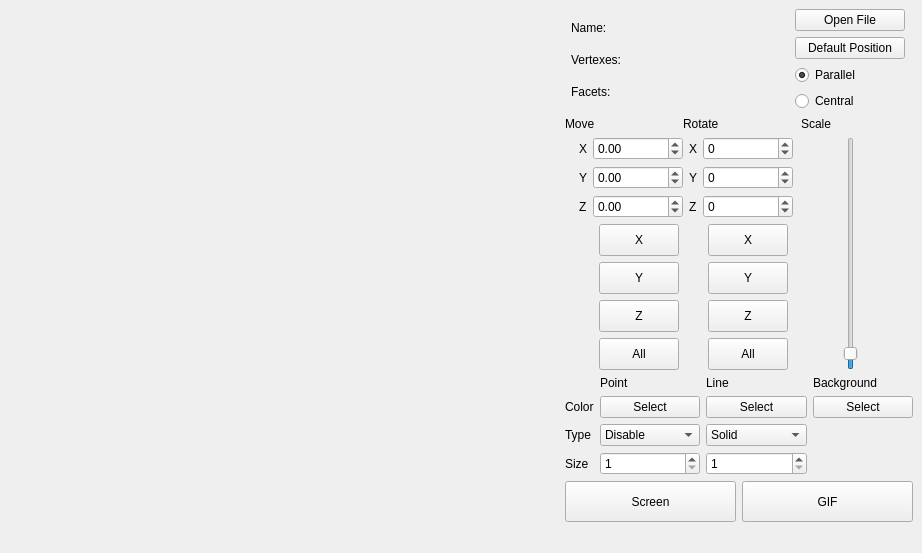
<?xml version="1.0" encoding="UTF-8"?>
<ui version="4.0">
 <class>MainWindow</class>
 <widget class="QMainWindow" name="MainWindow">
  <property name="geometry">
   <rect>
    <x>0</x>
    <y>0</y>
    <width>922</width>
    <height>553</height>
   </rect>
  </property>
  <property name="sizePolicy">
   <sizepolicy hsizetype="Expanding" vsizetype="Expanding">
    <horstretch>0</horstretch>
    <verstretch>0</verstretch>
   </sizepolicy>
  </property>
  <property name="windowTitle">
   <string>MainWindow</string>
  </property>
  <widget class="QWidget" name="centralwidget">
   <layout class="QHBoxLayout" name="horizontalLayout_6" stretch="1,0">
    <item>
     <widget class="MyOpenGLWidget" name="visualWidget" native="true">
      <property name="sizePolicy">
       <sizepolicy hsizetype="Expanding" vsizetype="Expanding">
        <horstretch>0</horstretch>
        <verstretch>0</verstretch>
       </sizepolicy>
      </property>
      <property name="minimumSize">
       <size>
        <width>531</width>
        <height>531</height>
       </size>
      </property>
      <property name="sizeIncrement">
       <size>
        <width>0</width>
        <height>0</height>
       </size>
      </property>
      <property name="baseSize">
       <size>
        <width>541</width>
        <height>541</height>
       </size>
      </property>
     </widget>
    </item>
    <item>
     <layout class="QVBoxLayout" name="verticalLayout_func" stretch="0,0,0,0,0,1">
      <property name="sizeConstraint">
       <enum>QLayout::SetMinAndMaxSize</enum>
      </property>
      <item>
       <layout class="QGridLayout" name="gridLayout_2">
        <property name="sizeConstraint">
         <enum>QLayout::SetFixedSize</enum>
        </property>
        <item row="0" column="2">
         <widget class="QPushButton" name="open_file">
          <property name="text">
           <string>Open File</string>
          </property>
         </widget>
        </item>
        <item row="0" column="0" rowspan="4">
         <layout class="QVBoxLayout" name="verticalLayout">
          <item>
           <widget class="QLabel" name="name">
            <property name="sizePolicy">
             <sizepolicy hsizetype="Fixed" vsizetype="Fixed">
              <horstretch>0</horstretch>
              <verstretch>0</verstretch>
             </sizepolicy>
            </property>
            <property name="text">
             <string>Name:</string>
            </property>
           </widget>
          </item>
          <item>
           <widget class="QLabel" name="vertexes">
            <property name="sizePolicy">
             <sizepolicy hsizetype="Fixed" vsizetype="Fixed">
              <horstretch>0</horstretch>
              <verstretch>0</verstretch>
             </sizepolicy>
            </property>
            <property name="text">
             <string>Vertexes:</string>
            </property>
           </widget>
          </item>
          <item>
           <widget class="QLabel" name="facets">
            <property name="sizePolicy">
             <sizepolicy hsizetype="Fixed" vsizetype="Fixed">
              <horstretch>0</horstretch>
              <verstretch>0</verstretch>
             </sizepolicy>
            </property>
            <property name="text">
             <string>Facets:</string>
            </property>
           </widget>
          </item>
         </layout>
        </item>
        <item row="3" column="2">
         <widget class="QRadioButton" name="radioButtonCentral">
          <property name="text">
           <string>Central</string>
          </property>
         </widget>
        </item>
        <item row="0" column="1" rowspan="4">
         <layout class="QVBoxLayout" name="verticalLayout_2">
          <property name="sizeConstraint">
           <enum>QLayout::SetMinimumSize</enum>
          </property>
          <item>
           <widget class="QLabel" name="labelName">
            <property name="sizePolicy">
             <sizepolicy hsizetype="Fixed" vsizetype="Preferred">
              <horstretch>0</horstretch>
              <verstretch>0</verstretch>
             </sizepolicy>
            </property>
            <property name="minimumSize">
             <size>
              <width>150</width>
              <height>0</height>
             </size>
            </property>
            <property name="text">
             <string/>
            </property>
           </widget>
          </item>
          <item>
           <widget class="QLabel" name="labelVertexes">
            <property name="sizePolicy">
             <sizepolicy hsizetype="Fixed" vsizetype="Preferred">
              <horstretch>0</horstretch>
              <verstretch>0</verstretch>
             </sizepolicy>
            </property>
            <property name="minimumSize">
             <size>
              <width>130</width>
              <height>0</height>
             </size>
            </property>
            <property name="text">
             <string/>
            </property>
           </widget>
          </item>
          <item>
           <widget class="QLabel" name="labelFacets">
            <property name="sizePolicy">
             <sizepolicy hsizetype="Fixed" vsizetype="Preferred">
              <horstretch>0</horstretch>
              <verstretch>0</verstretch>
             </sizepolicy>
            </property>
            <property name="minimumSize">
             <size>
              <width>130</width>
              <height>0</height>
             </size>
            </property>
            <property name="text">
             <string/>
            </property>
           </widget>
          </item>
         </layout>
        </item>
        <item row="1" column="2">
         <widget class="QPushButton" name="button_return_obj">
          <property name="maximumSize">
           <size>
            <width>110</width>
            <height>16777215</height>
           </size>
          </property>
          <property name="text">
           <string>Default Position</string>
          </property>
         </widget>
        </item>
        <item row="2" column="2">
         <widget class="QRadioButton" name="radioButtonParallel">
          <property name="text">
           <string>Parallel</string>
          </property>
          <property name="checked">
           <bool>true</bool>
          </property>
         </widget>
        </item>
       </layout>
      </item>
      <item>
       <layout class="QHBoxLayout" name="horizontalLayout_2">
        <item>
         <widget class="QLabel" name="label">
          <property name="sizePolicy">
           <sizepolicy hsizetype="Ignored" vsizetype="Minimum">
            <horstretch>0</horstretch>
            <verstretch>0</verstretch>
           </sizepolicy>
          </property>
          <property name="text">
           <string>Move</string>
          </property>
         </widget>
        </item>
        <item>
         <widget class="QLabel" name="label_2">
          <property name="maximumSize">
           <size>
            <width>125</width>
            <height>16777215</height>
           </size>
          </property>
          <property name="text">
           <string>Rotate</string>
          </property>
         </widget>
        </item>
        <item>
         <widget class="QLabel" name="label_3">
          <property name="text">
           <string>Scale</string>
          </property>
         </widget>
        </item>
       </layout>
      </item>
      <item>
       <layout class="QHBoxLayout" name="horizontalLayout_4">
        <item>
         <layout class="QVBoxLayout" name="verticalLayout_5" stretch="0,0">
          <property name="spacing">
           <number>-1</number>
          </property>
          <item>
           <layout class="QHBoxLayout" name="horizontalLayout">
            <property name="spacing">
             <number>-1</number>
            </property>
            <item>
             <layout class="QFormLayout" name="formLayout">
              <item row="0" column="0">
               <widget class="QLabel" name="label_6">
                <property name="text">
                 <string>X</string>
                </property>
               </widget>
              </item>
              <item row="1" column="0">
               <widget class="QLabel" name="label_4">
                <property name="sizePolicy">
                 <sizepolicy hsizetype="Preferred" vsizetype="Preferred">
                  <horstretch>0</horstretch>
                  <verstretch>0</verstretch>
                 </sizepolicy>
                </property>
                <property name="text">
                 <string>Y</string>
                </property>
               </widget>
              </item>
              <item row="1" column="1">
               <widget class="QDoubleSpinBox" name="y_move_in">
                <property name="sizePolicy">
                 <sizepolicy hsizetype="Fixed" vsizetype="Fixed">
                  <horstretch>0</horstretch>
                  <verstretch>0</verstretch>
                 </sizepolicy>
                </property>
                <property name="minimumSize">
                 <size>
                  <width>90</width>
                  <height>0</height>
                 </size>
                </property>
                <property name="minimum">
                 <double>-99.989999999999995</double>
                </property>
               </widget>
              </item>
              <item row="2" column="0">
               <widget class="QLabel" name="label_7">
                <property name="text">
                 <string>Z</string>
                </property>
               </widget>
              </item>
              <item row="2" column="1">
               <widget class="QDoubleSpinBox" name="z_move_in">
                <property name="sizePolicy">
                 <sizepolicy hsizetype="Fixed" vsizetype="Fixed">
                  <horstretch>0</horstretch>
                  <verstretch>0</verstretch>
                 </sizepolicy>
                </property>
                <property name="minimumSize">
                 <size>
                  <width>90</width>
                  <height>0</height>
                 </size>
                </property>
                <property name="minimum">
                 <double>-99.989999999999995</double>
                </property>
               </widget>
              </item>
              <item row="0" column="1">
               <widget class="QDoubleSpinBox" name="x_move_in">
                <property name="sizePolicy">
                 <sizepolicy hsizetype="Fixed" vsizetype="Fixed">
                  <horstretch>0</horstretch>
                  <verstretch>0</verstretch>
                 </sizepolicy>
                </property>
                <property name="minimumSize">
                 <size>
                  <width>90</width>
                  <height>0</height>
                 </size>
                </property>
                <property name="minimum">
                 <double>-99.989999999999995</double>
                </property>
               </widget>
              </item>
             </layout>
            </item>
            <item>
             <layout class="QFormLayout" name="formLayout_2">
              <item row="0" column="0">
               <widget class="QLabel" name="label_5">
                <property name="text">
                 <string>X</string>
                </property>
               </widget>
              </item>
              <item row="0" column="1">
               <widget class="QDoubleSpinBox" name="x_rotate_in">
                <property name="sizePolicy">
                 <sizepolicy hsizetype="Fixed" vsizetype="Fixed">
                  <horstretch>0</horstretch>
                  <verstretch>0</verstretch>
                 </sizepolicy>
                </property>
                <property name="minimumSize">
                 <size>
                  <width>90</width>
                  <height>0</height>
                 </size>
                </property>
                <property name="decimals">
                 <number>0</number>
                </property>
                <property name="minimum">
                 <double>-360.000000000000000</double>
                </property>
                <property name="maximum">
                 <double>360.000000000000000</double>
                </property>
                <property name="stepType">
                 <enum>QAbstractSpinBox::DefaultStepType</enum>
                </property>
               </widget>
              </item>
              <item row="1" column="0">
               <widget class="QLabel" name="label_8">
                <property name="text">
                 <string>Y</string>
                </property>
               </widget>
              </item>
              <item row="1" column="1">
               <widget class="QDoubleSpinBox" name="y_rotate_in">
                <property name="sizePolicy">
                 <sizepolicy hsizetype="Fixed" vsizetype="Fixed">
                  <horstretch>0</horstretch>
                  <verstretch>0</verstretch>
                 </sizepolicy>
                </property>
                <property name="minimumSize">
                 <size>
                  <width>90</width>
                  <height>0</height>
                 </size>
                </property>
                <property name="decimals">
                 <number>0</number>
                </property>
                <property name="minimum">
                 <double>-360.000000000000000</double>
                </property>
                <property name="maximum">
                 <double>360.000000000000000</double>
                </property>
               </widget>
              </item>
              <item row="2" column="0">
               <widget class="QLabel" name="label_9">
                <property name="text">
                 <string>Z</string>
                </property>
               </widget>
              </item>
              <item row="2" column="1">
               <widget class="QDoubleSpinBox" name="z_rotate_in">
                <property name="sizePolicy">
                 <sizepolicy hsizetype="Fixed" vsizetype="Fixed">
                  <horstretch>0</horstretch>
                  <verstretch>0</verstretch>
                 </sizepolicy>
                </property>
                <property name="minimumSize">
                 <size>
                  <width>90</width>
                  <height>0</height>
                 </size>
                </property>
                <property name="decimals">
                 <number>0</number>
                </property>
                <property name="minimum">
                 <double>-360.000000000000000</double>
                </property>
                <property name="maximum">
                 <double>360.000000000000000</double>
                </property>
               </widget>
              </item>
             </layout>
            </item>
           </layout>
          </item>
          <item>
           <layout class="QHBoxLayout" name="horizontalLayout_3">
            <item>
             <spacer name="horizontalSpacer">
              <property name="orientation">
               <enum>Qt::Horizontal</enum>
              </property>
              <property name="sizeType">
               <enum>QSizePolicy::Fixed</enum>
              </property>
              <property name="sizeHint" stdset="0">
               <size>
                <width>17</width>
                <height>15</height>
               </size>
              </property>
             </spacer>
            </item>
            <item>
             <layout class="QVBoxLayout" name="verticalLayout_3">
              <item>
               <widget class="QPushButton" name="pushButton_x_move">
                <property name="sizePolicy">
                 <sizepolicy hsizetype="Fixed" vsizetype="Fixed">
                  <horstretch>51</horstretch>
                  <verstretch>32</verstretch>
                 </sizepolicy>
                </property>
                <property name="minimumSize">
                 <size>
                  <width>51</width>
                  <height>32</height>
                 </size>
                </property>
                <property name="text">
                 <string>X</string>
                </property>
               </widget>
              </item>
              <item>
               <widget class="QPushButton" name="pushButton_y_move">
                <property name="sizePolicy">
                 <sizepolicy hsizetype="Fixed" vsizetype="Fixed">
                  <horstretch>51</horstretch>
                  <verstretch>32</verstretch>
                 </sizepolicy>
                </property>
                <property name="minimumSize">
                 <size>
                  <width>51</width>
                  <height>32</height>
                 </size>
                </property>
                <property name="text">
                 <string>Y</string>
                </property>
               </widget>
              </item>
              <item>
               <widget class="QPushButton" name="pushButton_z_move">
                <property name="sizePolicy">
                 <sizepolicy hsizetype="Fixed" vsizetype="Fixed">
                  <horstretch>51</horstretch>
                  <verstretch>32</verstretch>
                 </sizepolicy>
                </property>
                <property name="minimumSize">
                 <size>
                  <width>51</width>
                  <height>32</height>
                 </size>
                </property>
                <property name="text">
                 <string>Z</string>
                </property>
               </widget>
              </item>
              <item>
               <widget class="QPushButton" name="pushButton_all_move">
                <property name="sizePolicy">
                 <sizepolicy hsizetype="Fixed" vsizetype="Fixed">
                  <horstretch>51</horstretch>
                  <verstretch>32</verstretch>
                 </sizepolicy>
                </property>
                <property name="minimumSize">
                 <size>
                  <width>51</width>
                  <height>32</height>
                 </size>
                </property>
                <property name="text">
                 <string>All</string>
                </property>
               </widget>
              </item>
             </layout>
            </item>
            <item>
             <spacer name="horizontalSpacer_2">
              <property name="orientation">
               <enum>Qt::Horizontal</enum>
              </property>
              <property name="sizeType">
               <enum>QSizePolicy::Fixed</enum>
              </property>
              <property name="sizeHint" stdset="0">
               <size>
                <width>20</width>
                <height>20</height>
               </size>
              </property>
             </spacer>
            </item>
            <item>
             <layout class="QVBoxLayout" name="verticalLayout_4">
              <item>
               <widget class="QPushButton" name="pushButton_x_rotate">
                <property name="sizePolicy">
                 <sizepolicy hsizetype="Fixed" vsizetype="Fixed">
                  <horstretch>0</horstretch>
                  <verstretch>0</verstretch>
                 </sizepolicy>
                </property>
                <property name="minimumSize">
                 <size>
                  <width>51</width>
                  <height>32</height>
                 </size>
                </property>
                <property name="text">
                 <string>X</string>
                </property>
               </widget>
              </item>
              <item>
               <widget class="QPushButton" name="pushButton_y_rotate">
                <property name="sizePolicy">
                 <sizepolicy hsizetype="Fixed" vsizetype="Fixed">
                  <horstretch>0</horstretch>
                  <verstretch>0</verstretch>
                 </sizepolicy>
                </property>
                <property name="minimumSize">
                 <size>
                  <width>51</width>
                  <height>32</height>
                 </size>
                </property>
                <property name="text">
                 <string>Y</string>
                </property>
               </widget>
              </item>
              <item>
               <widget class="QPushButton" name="pushButton_z_rotate">
                <property name="sizePolicy">
                 <sizepolicy hsizetype="Fixed" vsizetype="Fixed">
                  <horstretch>51</horstretch>
                  <verstretch>32</verstretch>
                 </sizepolicy>
                </property>
                <property name="minimumSize">
                 <size>
                  <width>51</width>
                  <height>32</height>
                 </size>
                </property>
                <property name="text">
                 <string>Z</string>
                </property>
               </widget>
              </item>
              <item>
               <widget class="QPushButton" name="pushButton_all_rotate">
                <property name="sizePolicy">
                 <sizepolicy hsizetype="Fixed" vsizetype="Fixed">
                  <horstretch>51</horstretch>
                  <verstretch>32</verstretch>
                 </sizepolicy>
                </property>
                <property name="minimumSize">
                 <size>
                  <width>51</width>
                  <height>32</height>
                 </size>
                </property>
                <property name="text">
                 <string>All</string>
                </property>
               </widget>
              </item>
             </layout>
            </item>
           </layout>
          </item>
         </layout>
        </item>
        <item>
         <spacer name="horizontalSpacer_4">
          <property name="orientation">
           <enum>Qt::Horizontal</enum>
          </property>
          <property name="sizeType">
           <enum>QSizePolicy::Fixed</enum>
          </property>
          <property name="sizeHint" stdset="0">
           <size>
            <width>30</width>
            <height>20</height>
           </size>
          </property>
         </spacer>
        </item>
        <item>
         <widget class="QSlider" name="scale_in">
          <property name="minimum">
           <number>1</number>
          </property>
          <property name="maximum">
           <number>100</number>
          </property>
          <property name="pageStep">
           <number>1</number>
          </property>
          <property name="value">
           <number>5</number>
          </property>
          <property name="sliderPosition">
           <number>5</number>
          </property>
          <property name="tracking">
           <bool>true</bool>
          </property>
          <property name="orientation">
           <enum>Qt::Vertical</enum>
          </property>
         </widget>
        </item>
        <item>
         <spacer name="horizontalSpacer_3">
          <property name="orientation">
           <enum>Qt::Horizontal</enum>
          </property>
          <property name="sizeType">
           <enum>QSizePolicy::Fixed</enum>
          </property>
          <property name="sizeHint" stdset="0">
           <size>
            <width>40</width>
            <height>20</height>
           </size>
          </property>
         </spacer>
        </item>
       </layout>
      </item>
      <item>
       <layout class="QGridLayout" name="gridLayout" rowstretch="2,0,2,0" columnstretch="0,2,2,2">
        <item row="1" column="0">
         <widget class="QLabel" name="label_17">
          <property name="text">
           <string>Color</string>
          </property>
         </widget>
        </item>
        <item row="1" column="3">
         <widget class="QPushButton" name="selectBackgroundColor">
          <property name="text">
           <string>Select</string>
          </property>
         </widget>
        </item>
        <item row="3" column="1">
         <widget class="QDoubleSpinBox" name="pointSize_input">
          <property name="decimals">
           <number>0</number>
          </property>
          <property name="minimum">
           <double>1.000000000000000</double>
          </property>
         </widget>
        </item>
        <item row="0" column="3">
         <widget class="QLabel" name="label_16">
          <property name="text">
           <string>Background</string>
          </property>
          <property name="alignment">
           <set>Qt::AlignBottom|Qt::AlignLeading|Qt::AlignLeft</set>
          </property>
         </widget>
        </item>
        <item row="2" column="1">
         <widget class="QComboBox" name="comboBoxPointType">
          <item>
           <property name="text">
            <string>Disable</string>
           </property>
          </item>
          <item>
           <property name="text">
            <string>Сircle</string>
           </property>
          </item>
          <item>
           <property name="text">
            <string>Square</string>
           </property>
          </item>
         </widget>
        </item>
        <item row="0" column="2">
         <widget class="QLabel" name="label_15">
          <property name="maximumSize">
           <size>
            <width>125</width>
            <height>16777215</height>
           </size>
          </property>
          <property name="text">
           <string>Line</string>
          </property>
          <property name="alignment">
           <set>Qt::AlignBottom|Qt::AlignLeading|Qt::AlignLeft</set>
          </property>
         </widget>
        </item>
        <item row="2" column="2">
         <widget class="QComboBox" name="comboBoxLineType">
          <item>
           <property name="text">
            <string>Solid</string>
           </property>
          </item>
          <item>
           <property name="text">
            <string>Dotted</string>
           </property>
          </item>
         </widget>
        </item>
        <item row="2" column="0">
         <widget class="QLabel" name="label_18">
          <property name="text">
           <string>Type</string>
          </property>
         </widget>
        </item>
        <item row="3" column="2">
         <widget class="QDoubleSpinBox" name="lineSize_input">
          <property name="decimals">
           <number>0</number>
          </property>
          <property name="minimum">
           <double>1.000000000000000</double>
          </property>
         </widget>
        </item>
        <item row="1" column="1">
         <widget class="QPushButton" name="selectPointColor">
          <property name="text">
           <string>Select</string>
          </property>
         </widget>
        </item>
        <item row="3" column="0">
         <widget class="QLabel" name="label_19">
          <property name="text">
           <string>Size</string>
          </property>
         </widget>
        </item>
        <item row="0" column="1">
         <widget class="QLabel" name="label_14">
          <property name="sizePolicy">
           <sizepolicy hsizetype="Ignored" vsizetype="Minimum">
            <horstretch>0</horstretch>
            <verstretch>0</verstretch>
           </sizepolicy>
          </property>
          <property name="layoutDirection">
           <enum>Qt::LeftToRight</enum>
          </property>
          <property name="text">
           <string>Point</string>
          </property>
          <property name="alignment">
           <set>Qt::AlignBottom|Qt::AlignLeading|Qt::AlignLeft</set>
          </property>
         </widget>
        </item>
        <item row="1" column="2">
         <widget class="QPushButton" name="selectLineColor">
          <property name="text">
           <string>Select</string>
          </property>
         </widget>
        </item>
       </layout>
      </item>
      <item>
       <layout class="QHBoxLayout" name="horizontalLayout_5">
        <item>
         <widget class="QPushButton" name="pushButton_screen">
          <property name="minimumSize">
           <size>
            <width>171</width>
            <height>41</height>
           </size>
          </property>
          <property name="text">
           <string>Screen</string>
          </property>
         </widget>
        </item>
        <item>
         <widget class="QPushButton" name="pushButton_gif">
          <property name="minimumSize">
           <size>
            <width>171</width>
            <height>41</height>
           </size>
          </property>
          <property name="text">
           <string>GIF</string>
          </property>
         </widget>
        </item>
       </layout>
      </item>
      <item>
       <spacer name="verticalSpacer">
        <property name="orientation">
         <enum>Qt::Vertical</enum>
        </property>
        <property name="sizeHint" stdset="0">
         <size>
          <width>20</width>
          <height>40</height>
         </size>
        </property>
       </spacer>
      </item>
     </layout>
    </item>
   </layout>
  </widget>
 </widget>
 <customwidgets>
  <customwidget>
   <class>MyOpenGLWidget</class>
   <extends>QWidget</extends>
   <header location="global">myopenglwidget.h</header>
   <container>1</container>
  </customwidget>
 </customwidgets>
 <resources/>
 <connections/>
</ui>
